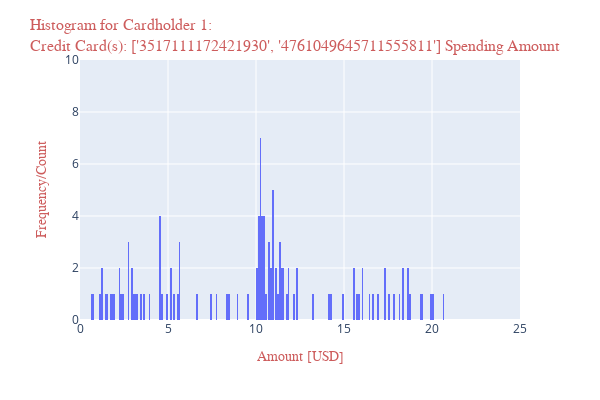

Source (notebook cell):
### Markdown cell above
## Identifying Outliers Using Interquartile Range

### Code cell
# Write a function that locates outliers using interquartile range

# Insert card holder number:
# Example: cardholder_ID = 3 <---- Insert desired card to be analyzed for statistical data, std dev & outlier isolation
cardholder_ID = 1
fd_idnum_db = fraud_detection_02_db[fraud_detection_02_db['Cardholder ID'] == cardholder_ID]
display(fd_idnum_db.head(5))

credit_card_num = fd_idnum_db['Credit Card No.'].values.tolist()
credit_card_num= list(dict.fromkeys(credit_card_num))
credit_card_num = sorted(credit_card_num)
print(f"Card Holder {cardholder_ID} Credit Card Numbers: {credit_card_num}")

print(f"Summary Statistics - Amount Spent by Cardholder {cardholder_ID}:")
print()
display(fd_idnum_db['Amount'].describe())

fig_a = px.histogram(fd_idnum_db, x='Amount', nbins=30)
fig_a.update_traces(xbins=dict( # bins used for histogram
        start=0.0,
        end=50,
        size=.1
    ))
fig_a.update_layout(
    width = 600,
    height = 400,
    title = f"Histogram for Cardholder {cardholder_ID}:<br>Credit Card(s): {credit_card_num} Spending Amount", titlefont=dict(family='Barlow', color='indianred', size=16))
fig_a.update_xaxes(title= "Amount [USD]", range=[0, 25], title_font=dict(size=14, family='Barlow', color='indianred'), showgrid=True)
fig_a.update_yaxes(title= "Frequency/Count", range=[0, 10], title_font=dict(size=14, family='Barlow', color='indianred'), showgrid=True)
fig_a.show()

### Figure 1 — Plotly figure (JSON) as saved in the notebook; plotly's stock layout.template omitted (floating-point values rounded to 4 significant figures; data arrays with more than 128 entries replaced by an {"elided": "..."} marker saying what was removed)
{"data": [{"alignmentgroup": "True", "bingroup": "x", "hovertemplate": "Amount=%{x}<br>count=%{y}<extra></extra>", "legendgroup": "", "marker": {"color": "#636efa", "pattern": {"shape": ""}}, "name": "", "nbinsx": 30, "offsetgroup": "", "orientation": "v", "showlegend": false, "type": "histogram", "x": {"elided": "133 float values"}, "xaxis": "x", "xbins": {"end": 50, "size": 0.1, "start": 0}, "yaxis": "y"}], "layout": {"barmode": "relative", "height": 400, "legend": {"tracegroupgap": 0}, "margin": {"t": 60}, "title": {"font": {"color": "indianred", "family": "Barlow", "size": 16}, "text": "Histogram for Cardholder 1:<br>Credit Card(s): ['3517111172421930', '4761049645711555811'] Spending Amount"}, "width": 600, "xaxis": {"anchor": "y", "domain": [0, 1], "range": [0, 25], "showgrid": true, "title": {"font": {"color": "indianred", "family": "Barlow", "size": 14}, "text": "Amount [USD]"}, "type": "linear"}, "yaxis": {"anchor": "x", "domain": [0, 1], "range": [0, 10], "showgrid": true, "title": {"font": {"color": "indianred", "family": "Barlow", "size": 14}, "text": "Frequency/Count"}}}}
